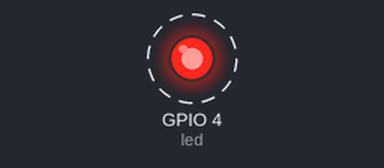
A program run on a simulated ESP32 board running MicroPython. Shown: output pins drawn as LEDs (lit = HIGH). Wiring (from the project's diagram.json): red LED on GPIO 4. Dashed ring = blinking.

Above: at 0.2 s.
Timing chart, 0 to 3.0 s (numbered marks = the images above):
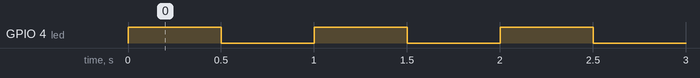

The program:

main.py
```python
# Wokwi 仿真：外接 LED（GPIO4，串 220Ω）闪烁
# 真板同样适用（GPIO4 是 S3 安全脚）

import machine
import time

led = machine.Pin(4, machine.Pin.OUT)
while True:
    led.value(1)
    time.sleep(0.5)
    led.value(0)
    time.sleep(0.5)
```

Measured:
- by itself, GPIO 4 (led): alternates HIGH for 0.50 s and LOW for 0.50 s
